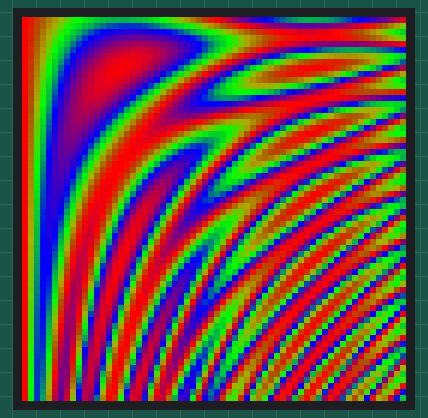
Bench run of a sketch on a simulated ESP32. On the bench: 64×64 colour display. Random numbers use the default seed unless the sketch sets one; what the sketch prints to the serial monitor is not drawn.

Above: at 5.19 s.
At 9.3 s:
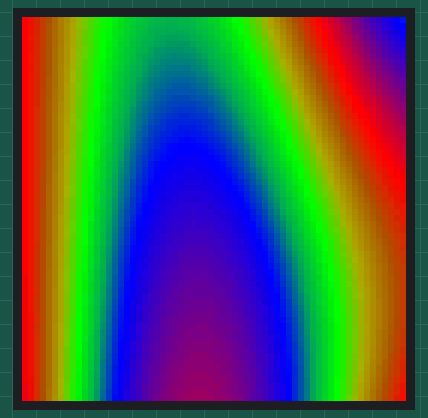
At 13.73 s:
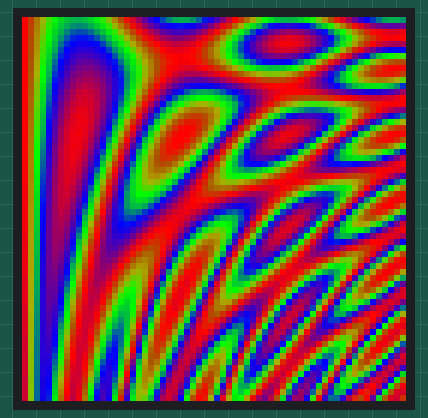
At 22.26 s:
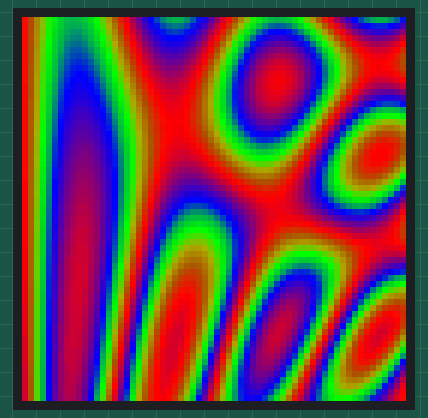
At 30.8 s:
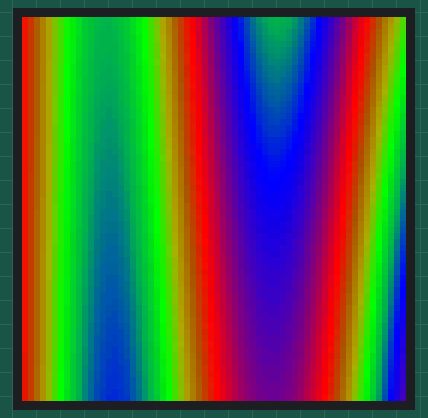
At 39.64 s:
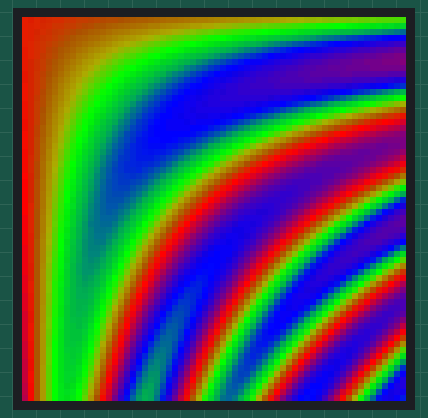

The sketch:

sinusoidal_plasma.ino
```cpp
/*******************************************************************
    Dylan Duhamel, Dec 14, 2023

    Bouncing squares of different colours and sizes

    Based on mrfaptastic's example in ESP32-HUB75-MatrixPanel-I2S-DMA
    https://github.com/mrfaptastic/ESP32-HUB75-MatrixPanel-I2S-DMA/blob/master/examples/2_PatternPlasma

 *******************************************************************/

// ----------------------------
// Additional Libraries - each one of these will need to be installed.
// ----------------------------

#include <ESP32-HUB75-MatrixPanel-I2S-DMA.h>
// This is the library for interfacing with the display

// Can be installed from the library manager (Search for "ESP32 MATRIX DMA")
// https://github.com/mrfaptastic/ESP32-HUB75-MatrixPanel-I2S-DMA

#include <FastLED.h>
// This is the library for manipulating RGB values

// Can be installed from the library manager (Search for "FastLED")
// https://github.com/FastLED/FastLED/tree/master

// --------------------------------
// -------   Matrix Config   ------
// --------------------------------

const int panelResX = 64;   // Number of pixels wide of each INDIVIDUAL panel module.
const int panelResY = 64;   // Number of pixels tall of each INDIVIDUAL panel module.
const int panel_chain = 1;  // Total number of panels chained one to another.

// -------------------------------
// -------   Other Config   ------
// -------------------------------

// placeholder for the matrix object
MatrixPanel_I2S_DMA *dma_display = nullptr;

uint16_t time_counter = 0, cycles = 0, fps = 0;
unsigned long fps_timer;

CRGB currentColor;
CRGBPalette16 palettes[] = { HeatColors_p, LavaColors_p, RainbowColors_p, RainbowStripeColors_p, CloudColors_p };
CRGBPalette16 currentPalette = palettes[0];

CRGB ColorFromCurrentPalette(uint8_t index = 0, uint8_t brightness = 255, TBlendType blendType = LINEARBLEND) {
  return ColorFromPalette(currentPalette, index, brightness, blendType);
}

void displaySetup() {
  HUB75_I2S_CFG mxconfig(
    panelResX,   // Module width
    panelResY,   // Module height
    panel_chain  // Chain length
  );

  // This is how you enable the double buffer.
  // Double buffer can help with animation heavy projects
  //mxconfig.double_buff = true;

  // If you are using a 64x64 matrix you need to pass a value for the E pin
  // The trinity connects GPIO 18 to E.
  // This can be commented out for any smaller displays (but should work fine with it)
  mxconfig.gpio.e = 18;

  // May or may not be needed depending on your matrix
  // Example of what needing it looks like:
  // https://github.com/mrfaptastic/ESP32-HUB75-MatrixPanel-I2S-DMA/issues/134#issuecomment-866367216
  mxconfig.clkphase = false;

  // Some matrix panels use different ICs for driving them and some of them have strange quirks.
  // If the display is not working right, try this.
  // mxconfig.driver = HUB75_I2S_CFG::FM6126A;

  // Display Setup
  dma_display = new MatrixPanel_I2S_DMA(mxconfig);

  // let's adjust default brightness to about 75%
  //dma_display->setBrightness8(192); // range is 0-255, 0 - 0%, 255 - 100%

  // Allocate memory and start DMA display
  if (not dma_display->begin())
    Serial.println("****** I2S memory allocation failed ***********");
}

void setup() {
  Serial.begin(115200);

  Serial.println(F("*****************************************************"));
  Serial.println(F("*        ESP32-HUB75-MatrixPanel-I2S-DMA DEMO       *"));
  Serial.println(F("*****************************************************"));

  displaySetup();

  // well, hope we are OK, let's draw some colors first :)
  Serial.println("Fill screen: RED");
  dma_display->fillScreenRGB888(255, 0, 0);
  delay(1000);

  Serial.println("Fill screen: GREEN");
  dma_display->fillScreenRGB888(0, 255, 0);
  delay(1000);

  Serial.println("Fill screen: BLUE");
  dma_display->fillScreenRGB888(0, 0, 255);
  delay(1000);

  Serial.println("Fill screen: Neutral White");
  dma_display->fillScreenRGB888(64, 64, 64);
  delay(1000);

  Serial.println("Fill screen: black");
  dma_display->fillScreenRGB888(0, 0, 0);
  delay(1000);

  // Set current FastLED palette
  currentPalette = RainbowColors_p;
  Serial.println("Starting plasma effect...");
  fps_timer = millis();
}

void loop() {

  for (int x = 0; x < panelResX; x++) {
    for (int y = 0; y < panelResY; y++) {
      int16_t v = 0;
      uint8_t wibble = sin8(time_counter);
      v += sin16(x * wibble * 8 + time_counter);
      v += cos16(y * (128 - wibble) + time_counter);
      v += sin16(y * x * cos8(-time_counter) / 2);

      currentColor = ColorFromPalette(currentPalette, (v >> 8) + 127);  //, brightness, currentBlendType);
      dma_display->drawPixelRGB888(x, y, currentColor.r, currentColor.g, currentColor.b);
    }
  }

  ++time_counter;
  ++cycles;
  ++fps;

  if (cycles >= 2048) {
    time_counter = 0;
    cycles = 0;
    currentPalette = palettes[random(0, sizeof(palettes) / sizeof(palettes[0]))];
  }

  // print FPS rate every 5 seconds
  // Note: this is NOT a matrix refresh rate, it's the number of data frames being drawn to the DMA buffer per second
  if (fps_timer + 5000 < millis()) {
    Serial.printf_P(PSTR("Effect fps: %d\n"), fps / 5);
    fps_timer = millis();
    fps = 0;
  }
}  // end loop
```
